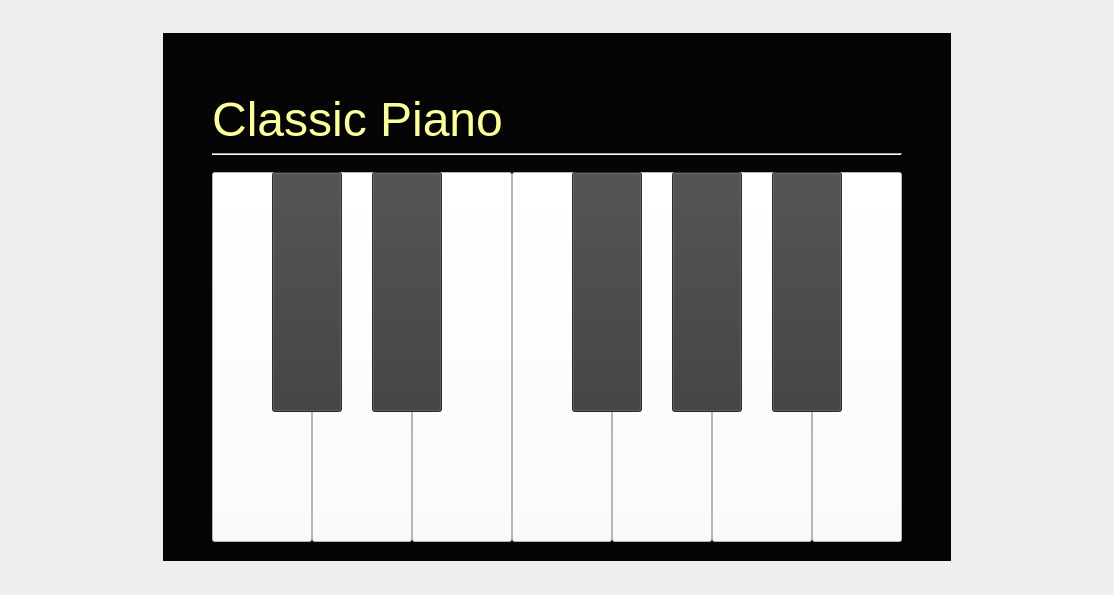
            <widget class="QWidget" name="pianoWidget">
             <property name="styleSheet">
              <string notr="true">/* {
	border-style: none;
}*/

#a, #b, #c, #d, #e, #f, #g {
	background-color: white;
/*	border: 2px solid #d3d3d3;
*/}

#asharp, #csharp, #dsharp, #fsharp, #gsharp {
	background-color: rgb(59, 59, 59);
/*	border: 2px solid #3f3f3f;
*/}

#a:pressed, #b:pressed, #c:pressed, #d:pressed, #e:pressed, #f:pressed, #g:pressed {
	background-color: rgb(220, 220, 220);
}

#asharp:pressed, #csharp:pressed, #dsharp:pressed, #fsharp:pressed, #gsharp:pressed {
	background-color: black;
}

#widget_1 {
	background-color: #050505;
}

#label_7 {
	font: 20pt &quot;Freestyle Script&quot;;
}</string>
             </property>
             <layout class="QGridLayout" name="gridLayout_6">
              <item row="0" column="1">
               <spacer name="verticalSpacer_6">
                <property name="orientation">
                 <enum>Qt::Vertical</enum>
                </property>
                <property name="sizeHint" stdset="0">
                 <size>
                  <width>20</width>
                  <height>22</height>
                 </size>
                </property>
               </spacer>
              </item>
              <item row="1" column="0">
               <spacer name="horizontalSpacer_10">
                <property name="orientation">
                 <enum>Qt::Horizontal</enum>
                </property>
                <property name="sizeHint" stdset="0">
                 <size>
                  <width>152</width>
                  <height>20</height>
                 </size>
                </property>
               </spacer>
              </item>
              <item row="1" column="1">
               <widget class="QWidget" name="widget_1" native="true">
                <layout class="QGridLayout" name="gridLayout_4">
                 <item row="0" column="1">
                  <spacer name="verticalSpacer_4">
                   <property name="orientation">
                    <enum>Qt::Vertical</enum>
                   </property>
                   <property name="sizeType">
                    <enum>QSizePolicy::Fixed</enum>
                   </property>
                   <property name="sizeHint" stdset="0">
                    <size>
                     <width>20</width>
                     <height>50</height>
                    </size>
                   </property>
                  </spacer>
                 </item>
                 <item row="1" column="0">
                  <spacer name="horizontalSpacer_8">
                   <property name="orientation">
                    <enum>Qt::Horizontal</enum>
                   </property>
                   <property name="sizeType">
                    <enum>QSizePolicy::Fixed</enum>
                   </property>
                   <property name="sizeHint" stdset="0">
                    <size>
                     <width>40</width>
                     <height>20</height>
                    </size>
                   </property>
                  </spacer>
                 </item>
                 <item row="1" column="1">
                  <layout class="QVBoxLayout" name="verticalLayout_3">
                   <item>
                    <layout class="QHBoxLayout" name="horizontalLayout_3">
                     <item>
                      <widget class="QLabel" name="label_7">
                       <property name="styleSheet">
                        <string notr="true"/>
                       </property>
                       <property name="text">
                        <string>&lt;html&gt;&lt;head/&gt;&lt;body&gt;&lt;p align=&quot;center&quot;&gt;&lt;span style=&quot; font-size:36pt; color:#fdff9d;&quot;&gt;Classic Piano&lt;/span&gt;&lt;/p&gt;&lt;/body&gt;&lt;/html&gt;</string>
                       </property>
                      </widget>
                     </item>
                     <item>
                      <spacer name="horizontalSpacer_7">
                       <property name="orientation">
                        <enum>Qt::Horizontal</enum>
                       </property>
                       <property name="sizeHint" stdset="0">
                        <size>
                         <width>40</width>
                         <height>20</height>
                        </size>
                       </property>
                      </spacer>
                     </item>
                    </layout>
                   </item>
                   <item>
                    <widget class="Line" name="line">
                     <property name="orientation">
                      <enum>Qt::Horizontal</enum>
                     </property>
                    </widget>
                   </item>
                   <item>
                    <spacer name="verticalSpacer_12">
                     <property name="orientation">
                      <enum>Qt::Vertical</enum>
                     </property>
                     <property name="sizeType">
                      <enum>QSizePolicy::Fixed</enum>
                     </property>
                     <property name="sizeHint" stdset="0">
                      <size>
                       <width>20</width>
                       <height>10</height>
                      </size>
                     </property>
                    </spacer>
                   </item>
                   <item>
                    <widget class="QWidget" name="widget_4" native="true">
                     <property name="minimumSize">
                      <size>
                       <width>690</width>
                       <height>370</height>
                      </size>
                     </property>
                     <property name="maximumSize">
                      <size>
                       <width>690</width>
                       <height>370</height>
                      </size>
                     </property>
                     <widget class="QPushButton" name="gsharp">
                      <property name="geometry">
                       <rect>
                        <x>460</x>
                        <y>0</y>
                        <width>70</width>
                        <height>240</height>
                       </rect>
                      </property>
                      <property name="cursor">
                       <cursorShape>PointingHandCursor</cursorShape>
                      </property>
                      <property name="styleSheet">
                       <string notr="true"/>
                      </property>
                      <property name="text">
                       <string/>
                      </property>
                      <property name="shortcut">
                       <string>O</string>
                      </property>
                     </widget>
                     <widget class="QPushButton" name="csharp">
                      <property name="geometry">
                       <rect>
                        <x>60</x>
                        <y>0</y>
                        <width>70</width>
                        <height>240</height>
                       </rect>
                      </property>
                      <property name="cursor">
                       <cursorShape>PointingHandCursor</cursorShape>
                      </property>
                      <property name="styleSheet">
                       <string notr="true"/>
                      </property>
                      <property name="text">
                       <string/>
                      </property>
                      <property name="shortcut">
                       <string>W</string>
                      </property>
                     </widget>
                     <widget class="QPushButton" name="e">
                      <property name="geometry">
                       <rect>
                        <x>200</x>
                        <y>0</y>
                        <width>100</width>
                        <height>370</height>
                       </rect>
                      </property>
                      <property name="cursor">
                       <cursorShape>PointingHandCursor</cursorShape>
                      </property>
                      <property name="styleSheet">
                       <string notr="true"/>
                      </property>
                      <property name="text">
                       <string/>
                      </property>
                      <property name="shortcut">
                       <string>T</string>
                      </property>
                     </widget>
                     <widget class="QPushButton" name="a">
                      <property name="geometry">
                       <rect>
                        <x>500</x>
                        <y>0</y>
                        <width>100</width>
                        <height>370</height>
                       </rect>
                      </property>
                      <property name="cursor">
                       <cursorShape>PointingHandCursor</cursorShape>
                      </property>
                      <property name="styleSheet">
                       <string notr="true"/>
                      </property>
                      <property name="text">
                       <string/>
                      </property>
                      <property name="shortcut">
                       <string>P</string>
                      </property>
                     </widget>
                     <widget class="QPushButton" name="f">
                      <property name="geometry">
                       <rect>
                        <x>300</x>
                        <y>0</y>
                        <width>100</width>
                        <height>370</height>
                       </rect>
                      </property>
                      <property name="cursor">
                       <cursorShape>PointingHandCursor</cursorShape>
                      </property>
                      <property name="styleSheet">
                       <string notr="true"/>
                      </property>
                      <property name="text">
                       <string/>
                      </property>
                      <property name="shortcut">
                       <string>Y</string>
                      </property>
                     </widget>
                     <widget class="QPushButton" name="asharp">
                      <property name="geometry">
                       <rect>
                        <x>560</x>
                        <y>0</y>
                        <width>70</width>
                        <height>240</height>
                       </rect>
                      </property>
                      <property name="cursor">
                       <cursorShape>PointingHandCursor</cursorShape>
                      </property>
                      <property name="styleSheet">
                       <string notr="true"/>
                      </property>
                      <property name="text">
                       <string/>
                      </property>
                      <property name="shortcut">
                       <string>[</string>
                      </property>
                     </widget>
                     <widget class="QPushButton" name="dsharp">
                      <property name="geometry">
                       <rect>
                        <x>160</x>
                        <y>0</y>
                        <width>70</width>
                        <height>240</height>
                       </rect>
                      </property>
                      <property name="cursor">
                       <cursorShape>PointingHandCursor</cursorShape>
                      </property>
                      <property name="styleSheet">
                       <string notr="true"/>
                      </property>
                      <property name="text">
                       <string/>
                      </property>
                      <property name="shortcut">
                       <string>R</string>
                      </property>
                     </widget>
                     <widget class="QPushButton" name="fsharp">
                      <property name="geometry">
                       <rect>
                        <x>360</x>
                        <y>0</y>
                        <width>70</width>
                        <height>240</height>
                       </rect>
                      </property>
                      <property name="cursor">
                       <cursorShape>PointingHandCursor</cursorShape>
                      </property>
                      <property name="styleSheet">
                       <string notr="true"/>
                      </property>
                      <property name="text">
                       <string/>
                      </property>
                      <property name="shortcut">
                       <string>U</string>
                      </property>
                     </widget>
                     <widget class="QPushButton" name="g">
                      <property name="geometry">
                       <rect>
                        <x>400</x>
                        <y>0</y>
                        <width>100</width>
                        <height>370</height>
                       </rect>
                      </property>
                      <property name="cursor">
                       <cursorShape>PointingHandCursor</cursorShape>
                      </property>
                      <property name="styleSheet">
                       <string notr="true"/>
                      </property>
                      <property name="text">
                       <string/>
                      </property>
                      <property name="shortcut">
                       <string>I</string>
                      </property>
                     </widget>
                     <widget class="QPushButton" name="d">
                      <property name="geometry">
                       <rect>
                        <x>100</x>
                        <y>0</y>
                        <width>100</width>
                        <height>370</height>
                       </rect>
                      </property>
                      <property name="cursor">
                       <cursorShape>PointingHandCursor</cursorShape>
                      </property>
                      <property name="styleSheet">
                       <string notr="true"/>
                      </property>
                      <property name="text">
                       <string/>
                      </property>
                      <property name="shortcut">
                       <string>E</string>
                      </property>
                     </widget>
                     <widget class="QPushButton" name="b">
                      <property name="geometry">
                       <rect>
                        <x>600</x>
                        <y>0</y>
                        <width>90</width>
                        <height>370</height>
                       </rect>
                      </property>
                      <property name="cursor">
                       <cursorShape>PointingHandCursor</cursorShape>
                      </property>
                      <property name="styleSheet">
                       <string notr="true"/>
                      </property>
                      <property name="text">
                       <string/>
                      </property>
                      <property name="shortcut">
                       <string>]</string>
                      </property>
                     </widget>
                     <widget class="QPushButton" name="c">
                      <property name="geometry">
                       <rect>
                        <x>0</x>
                        <y>0</y>
                        <width>100</width>
                        <height>370</height>
                       </rect>
                      </property>
                      <property name="cursor">
                       <cursorShape>PointingHandCursor</cursorShape>
                      </property>
                      <property name="styleSheet">
                       <string notr="true"/>
                      </property>
                      <property name="text">
                       <string/>
                      </property>
                      <property name="shortcut">
                       <string>Q</string>
                      </property>
                     </widget>
                     <zorder>e</zorder>
                     <zorder>a</zorder>
                     <zorder>f</zorder>
                     <zorder>g</zorder>
                     <zorder>d</zorder>
                     <zorder>b</zorder>
                     <zorder>c</zorder>
                     <zorder>gsharp</zorder>
                     <zorder>csharp</zorder>
                     <zorder>asharp</zorder>
                     <zorder>dsharp</zorder>
                     <zorder>fsharp</zorder>
                    </widget>
                   </item>
                  </layout>
                 </item>
                 <item row="1" column="2">
                  <spacer name="horizontalSpacer_9">
                   <property name="orientation">
                    <enum>Qt::Horizontal</enum>
                   </property>
                   <property name="sizeType">
                    <enum>QSizePolicy::Fixed</enum>
                   </property>
                   <property name="sizeHint" stdset="0">
                    <size>
                     <width>40</width>
                     <height>20</height>
                    </size>
                   </property>
                  </spacer>
                 </item>
                 <item row="2" column="1">
                  <spacer name="verticalSpacer_5">
                   <property name="orientation">
                    <enum>Qt::Vertical</enum>
                   </property>
                   <property name="sizeType">
                    <enum>QSizePolicy::Fixed</enum>
                   </property>
                   <property name="sizeHint" stdset="0">
                    <size>
                     <width>20</width>
                     <height>10</height>
                    </size>
                   </property>
                  </spacer>
                 </item>
                </layout>
               </widget>
              </item>
              <item row="1" column="2">
               <spacer name="horizontalSpacer_11">
                <property name="orientation">
                 <enum>Qt::Horizontal</enum>
                </property>
                <property name="sizeHint" stdset="0">
                 <size>
                  <width>152</width>
                  <height>20</height>
                 </size>
                </property>
               </spacer>
              </item>
              <item row="2" column="1">
               <spacer name="verticalSpacer_7">
                <property name="orientation">
                 <enum>Qt::Vertical</enum>
                </property>
                <property name="sizeHint" stdset="0">
                 <size>
                  <width>20</width>
                  <height>23</height>
                 </size>
                </property>
               </spacer>
              </item>
             </layout>
            </widget>
